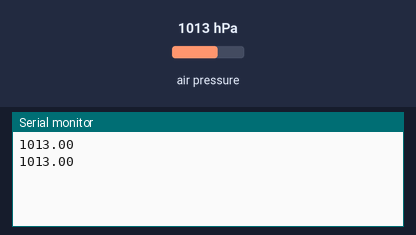
This sketch was run on a simulated Arduino Uno, built with avr-gcc and run on an emulated ATmega328P. On the bench: the last lines printed to the serial monitor. Inputs (shaded band) come from the test bench; at power-on: air pressure 1013 hPa.

Above: at 1.8 s.
1.9 s: air pressure set to 952 hPa
At 2.4 s:
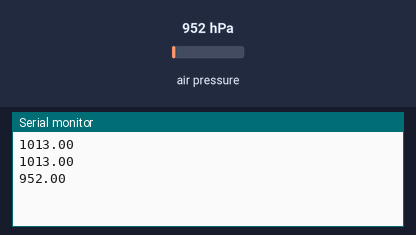
3.4 s: air pressure set to 975 hPa
At 4.8 s:
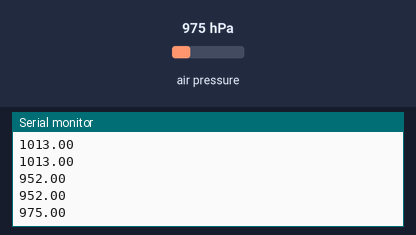
Timing chart, 0 to 6.4 s (numbered marks = the images above; inputs shaded):
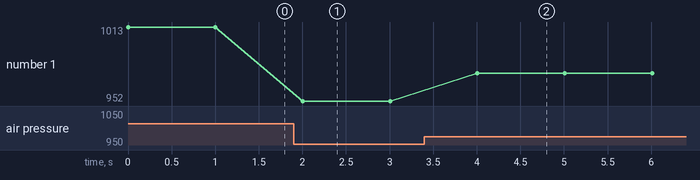

The sketch:

bmp280_serial.ino
```cpp
#include <Wire.h>
#include <Adafruit_Sensor.h>
#include <Adafruit_BMP280.h>

Adafruit_BMP280 bmp; // koristi I2C

void setup() {
  Serial.begin(115200);
  while (!Serial); // čekaj dok se serijska ne pokrene

  if (!bmp.begin()) {
    Serial.println("BMP280 nije pronađen!");
    while (1);
  }
}

void loop() {
  float pressure = bmp.readPressure() / 100.0F; // pretvori u hPa (hektopaskale)
  Serial.println(pressure); // šalji kao tekst na Serial (jedan broj po liniji)
  delay(1000); // 1 Hz frekvencija
}
```

Measured:
- after the input at 1.9 s, the serial monitor: prints a new line after 0.11 s (image 1)
- after the input at 3.4 s, the serial monitor: prints a new line after 0.61 s (image 2)
- plotted number 1: 1013 → 952 after the input at 1.9 s, 952 → 975 after the input at 3.4 s
